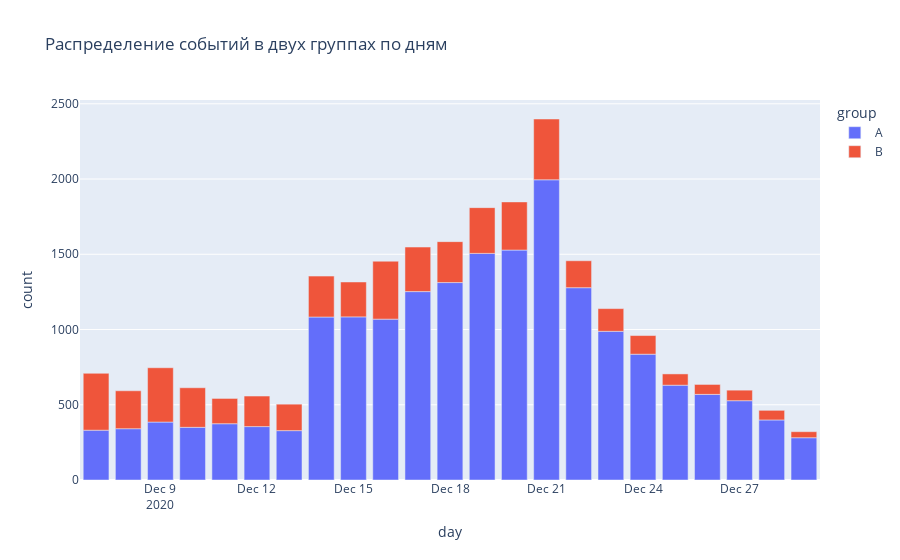

Source (notebook cell):
### Markdown cell above
#### Как число событий в выборках распределено по дням.

### Code cell
day_events=final_df \
    .groupby(['day','group'])['event_name'] \
    .count() \
    .to_frame() \
    .sort_values('event_name', ascending=False) \
    .reset_index() \
    .rename(columns={'event_name':'count'})

fig = px.bar(
    day_events,
    x='day',
    y='count',
    color='group',
    title='Распределение событий в двух группах по дням',
)
fig.update_xaxes()
fig.show()

### Figure 1 — Plotly figure (JSON) as saved in the notebook; plotly's stock layout.template omitted (floating-point values rounded to 4 significant figures)
{"data": [{"alignmentgroup": "True", "hovertemplate": "group=A<br>day=%{x}<br>count=%{y}<extra></extra>", "legendgroup": "A", "marker": {"color": "#636efa", "pattern": {"shape": ""}}, "name": "A", "offsetgroup": "A", "orientation": "v", "showlegend": true, "textposition": "auto", "type": "bar", "x": ["2020-12-21T00:00:00", "2020-12-20T00:00:00", "2020-12-19T00:00:00", "2020-12-18T00:00:00", "2020-12-22T00:00:00", "2020-12-17T00:00:00", "2020-12-15T00:00:00", "2020-12-14T00:00:00", "2020-12-16T00:00:00", "2020-12-23T00:00:00", "2020-12-24T00:00:00", "2020-12-25T00:00:00", "2020-12-26T00:00:00", "2020-12-27T00:00:00", "2020-12-28T00:00:00", "2020-12-09T00:00:00", "2020-12-11T00:00:00", "2020-12-12T00:00:00", "2020-12-10T00:00:00", "2020-12-08T00:00:00", "2020-12-07T00:00:00", "2020-12-13T00:00:00", "2020-12-29T00:00:00"], "xaxis": "x", "y": [1995, 1528, 1506, 1312, 1278, 1252, 1084, 1083, 1069, 988, 836, 630, 569, 527, 399, 385, 374, 355, 350, 341, 331, 328, 281], "yaxis": "y"}, {"alignmentgroup": "True", "hovertemplate": "group=B<br>day=%{x}<br>count=%{y}<extra></extra>", "legendgroup": "B", "marker": {"color": "#EF553B", "pattern": {"shape": ""}}, "name": "B", "offsetgroup": "B", "orientation": "v", "showlegend": true, "textposition": "auto", "type": "bar", "x": ["2020-12-21T00:00:00", "2020-12-16T00:00:00", "2020-12-07T00:00:00", "2020-12-09T00:00:00", "2020-12-20T00:00:00", "2020-12-19T00:00:00", "2020-12-17T00:00:00", "2020-12-18T00:00:00", "2020-12-14T00:00:00", "2020-12-10T00:00:00", "2020-12-08T00:00:00", "2020-12-15T00:00:00", "2020-12-12T00:00:00", "2020-12-22T00:00:00", "2020-12-13T00:00:00", "2020-12-11T00:00:00", "2020-12-23T00:00:00", "2020-12-24T00:00:00", "2020-12-25T00:00:00", "2020-12-27T00:00:00", "2020-12-26T00:00:00", "2020-12-28T00:00:00", "2020-12-29T00:00:00"], "xaxis": "x", "y": [404, 385, 378, 361, 320, 304, 296, 272, 272, 263, 252, 232, 203, 179, 176, 168, 151, 124, 75, 70, 66, 64, 40], "yaxis": "y"}], "layout": {"barmode": "relative", "legend": {"title": {"text": "group"}, "tracegroupgap": 0}, "title": {"text": "Распределение событий в двух группах по дням"}, "xaxis": {"anchor": "y", "domain": [0, 1], "title": {"text": "day"}}, "yaxis": {"anchor": "x", "domain": [0, 1], "title": {"text": "count"}}}}
